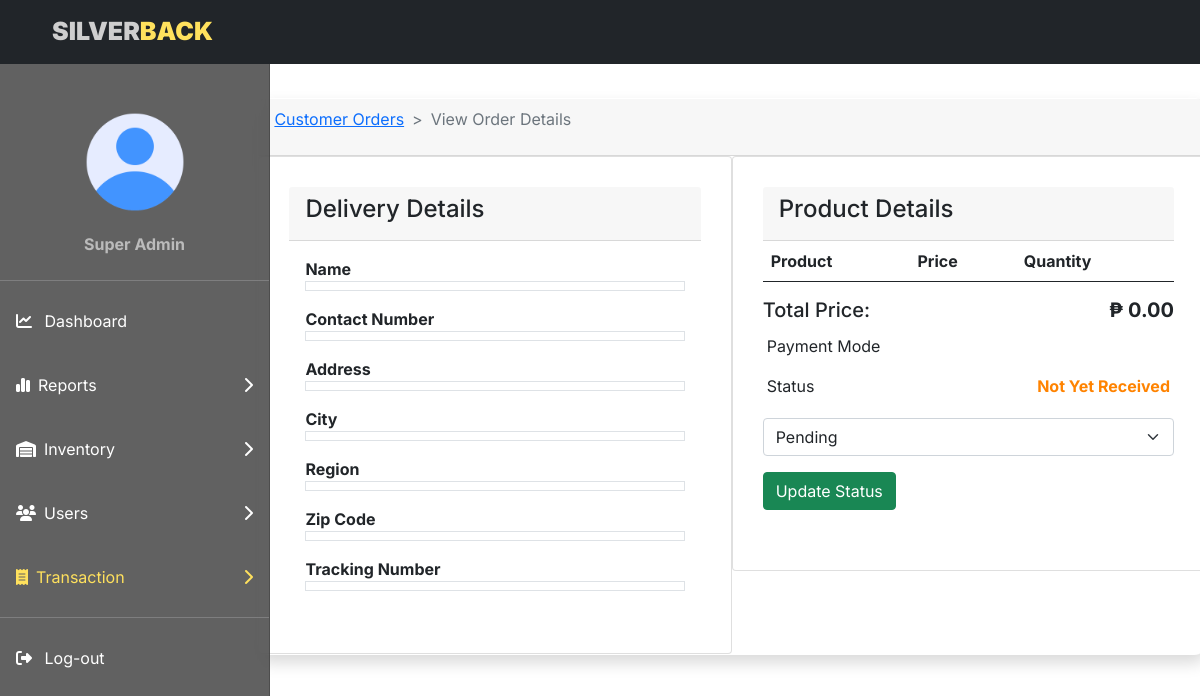
Before: /admin/vieworder.php?track_no=SLVRBCK-10001382784931 (signed in) with the older database file.
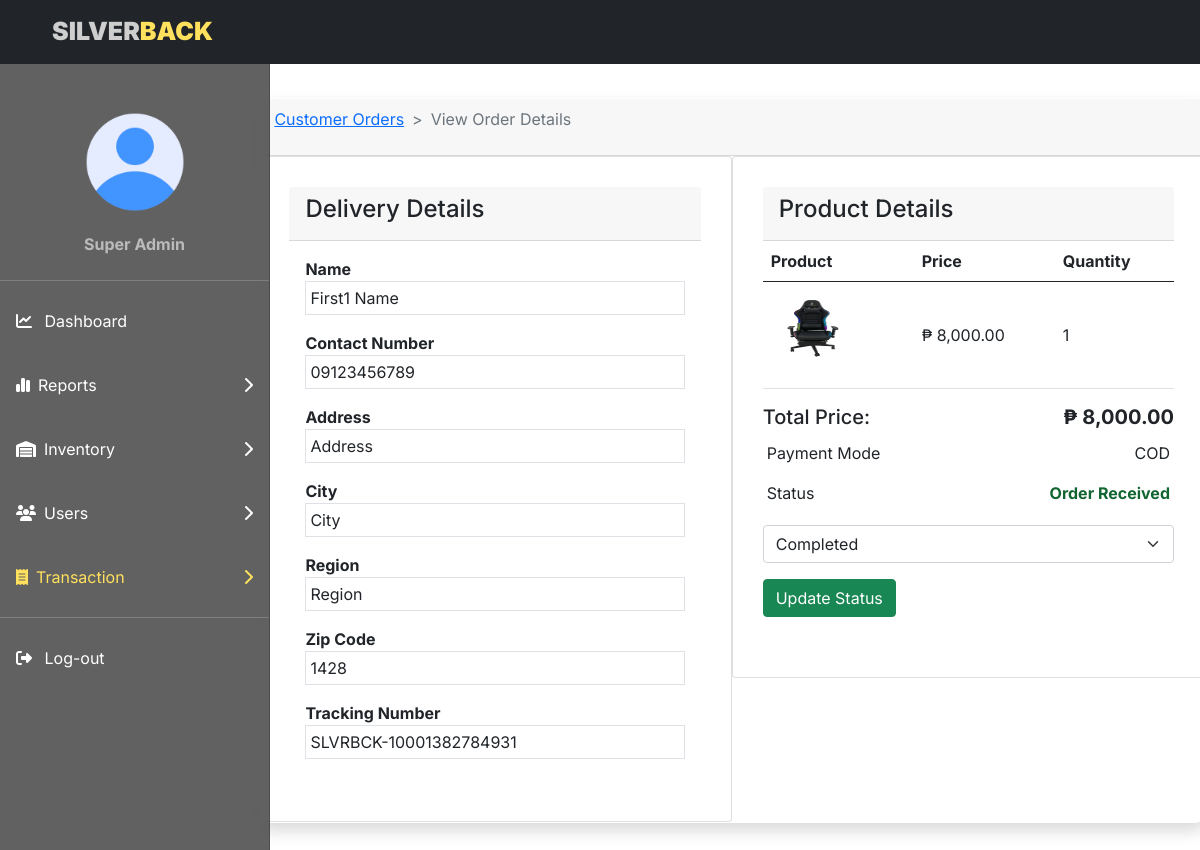
After: the same page with the newer database file.
### tables this page shows
CREATE TABLE `users` (
  `user_id` int(11) NOT NULL,
  `username` varchar(100) NOT NULL,
  `user_email` varchar(100) NOT NULL,
  `user_password` varchar(100) NOT NULL,
  `fname` varchar(50) NOT NULL,
  `lname` varchar(50) NOT NULL,
  `contactnum` varchar(12) NOT NULL,
  `birthday` date NOT NULL,
  `address` varchar(100) NOT NULL,
  `city` varchar(50) NOT NULL,
  `region` varchar(50) NOT NULL,
  `zip` int(10) NOT NULL,
  `image` varchar(100) DEFAULT NULL,
  `role` tinyint(4) NOT NULL DEFAULT 0,
  `ip_add` varchar(12) NOT NULL,
  `token` varchar(40) NOT NULL,
  `created_at` timestamp NOT NULL DEFAULT current_timestamp(),
  `lastactivity` timestamp NULL DEFAULT current_timestamp()
);

CREATE TABLE `orders` (
  `order_id` int(11) NOT NULL,
  `tracking_no` varchar(100) NOT NULL,
  `user_id` int(100) NOT NULL,
  `total_price` decimal(7,2) NOT NULL,
  `payment_mode` varchar(100) NOT NULL,
  `payment_id` varchar(100) DEFAULT NULL,
  `order_status` tinyint(4) NOT NULL DEFAULT 0,
  `order_status1` tinyint(4) NOT NULL DEFAULT 0,
  `comments` varchar(200) DEFAULT NULL,
  `order_date` timestamp NOT NULL DEFAULT current_timestamp()
);

CREATE TABLE `products` (
  `prod_id` int(11) NOT NULL,
  `cat_id` int(11) NOT NULL,
  `prod_name` varchar(50) NOT NULL,
  `prod_index` varchar(50) NOT NULL,
  `prod_description` mediumtext NOT NULL,
  `prod_price` decimal(7,2) NOT NULL,
  `prod_image` varchar(100) NOT NULL,
  `prod_img1` varchar(20) NOT NULL,
  `prod_img2` varchar(20) NOT NULL,
  `prod_img3` varchar(20) NOT NULL,
  `prod_qty` int(11) NOT NULL,
  `prod_status` tinyint(4) NOT NULL,
  `prod_trending` tinyint(4) NOT NULL,
  `prod_keywords` mediumtext NOT NULL,
  `created_at` timestamp NOT NULL DEFAULT current_timestamp()
);

CREATE TABLE `order_item` (
  `oitem_id` int(11) NOT NULL,
  `order_id` int(100) NOT NULL,
  `prod_id` int(100) NOT NULL,
  `oitem_qty` int(100) NOT NULL,
  `oitem_price` decimal(7,2) NOT NULL,
  `oitem_date` timestamp NOT NULL DEFAULT current_timestamp()
);

### admin/functions/functions.php (called while the page is built, shortened)
<?php
include('../connection/connect.php');
function getProfile(){
    global $conn;
    $q = "SELECT * FROM users WHERE role = '1' ";
    return $q_run = mysqli_query($conn, $q);
}

### admin/vieworder.php (the view, shortened to what the rows shown need)
<?php
include('./admin.php');
if (isset($_GET['track_no'])) {
    $order_data = $_GET['track_no'];
    $q = "SELECT o.*,o.order_status AS stat, o.order_status1 AS stat1, o.total_price AS totalp, o.user_id, u.*,u.user_id FROM orders AS o INNER JOIN users u ON o.user_id = u.user_id WHERE tracking_no = '$order_data'";
    $res = mysqli_query($conn, $q);
?>
    <?php
} else {
    ?>
    <h4>Something Went Wrong</h4>
<?php
    die();
}
$d = mysqli_fetch_array($res);
?>
<!DOCTYPE html>
<html lang="en">
<head>
    <link href="https://cdn.jsdelivr.net/npm/bootstrap@5.0.2/dist/css/bootstrap.min.css" rel="stylesheet">
    <link rel="stylesheet" href="https://cdnjs.cloudflare.com/ajax/libs/font-awesome/6.2.1/css/all.min.css">
    <link rel="stylesheet" href="//cdn.jsdelivr.net/npm/alertifyjs@1.13.1/build/css/alertify.min.css" />
    <link rel="stylesheet" href="//cdn.jsdelivr.net/npm/alertifyjs@1.13.1/build/css/themes/bootstrap.min.css" />
    <link rel="stylesheet" type="text/css" href="home.css" />
</head>
<body>
    <div style="background: rgba( 70, 70, 70, 0.85 );
    backdrop-filter: blur( 15px );
    -webkit-backdrop-filter: blur( 15px ); top:64px" class="offcanvas offcanvas-start sidebar-nav" tabindex="-1" id="sidebar">
        <div class="offcanvas-body p-0">
            <nav class="navbar-dark">
                <ul class="navbar-nav">
                    <br><br>
                    <div class="uprofile">
                        <?php
                        $profile = getProfile();
                        if (mysqli_num_rows($profile) > 0) {
                            foreach ($profile as $dp => $pro) {
                        ?>
                                <center class="profile">
                                    <img src='./profile/<?php echo $pro['image'] ?>' style="width:100px;height:100px;border-radius: 50%" />
                                    <p style="color: #bbb;font-weight: 700;margin-top:20px;margin-bottom: 10px"><?php echo $pro['fname'] ?> <?php echo $pro['lname'] ?></p>
                                </center>
                        <?php
                            }
                        }
                        ?>
                    </div>
                </ul>
            </nav>
        </div>
    </div>
    <div class="container">
        <div class="row">
            <div class="col-md-12 py-md-5 mx-md-5">
                <div class="card1 shadow">
                    <div class="col-md-6 float-end">
                        <div class="card">
                            <table class="table">
                                <thead>
                                    <tr>
                                        <th>Product</th>
                                        <th>Price</th>
                                        <th>Quantity</th>
                                    </tr>
                                </thead>
                                <tbody>
                                    <?php
                                    $o_query = "SELECT o.order_id, o.tracking_no, o.user_id, oi.*,oi.oitem_qty AS order_qty,p.*,p.prod_image AS prod_image,u.*,u.user_id FROM orders o INNER JOIN users AS u ON o.user_id = u.user_id INNER JOIN order_item oi ON o.order_id = oi.order_id INNER JOIN products p ON oi.prod_id = p.prod_id WHERE o.tracking_no = '$order_data' ";
                                    $oq_run = mysqli_query($conn, $o_query);
                                    if (mysqli_num_rows($oq_run) > 0) {
                                        foreach ($oq_run as $itemdt => $output) {
                                    ?>
                                            <tr>
                                                <td class="align-middle">
                                                    <img src="./images/<?php echo $output['prod_image']; ?>" alt="<?php echo $output['prod_name']; ?>" style="width: 90px; height: 90px;">
                                                </td>
                                                <td class="align-middle">₱ <?php echo number_format($output['prod_price'] * $output['order_qty'], 2) ?></td>
                                                <td class="align-middle"><?php echo $output['order_qty'] ?></td>
                                            </tr>
                                    <?php
                                        }
                                    }
                                    ?>
                                </tbody>
                            </table>
                            <h5>Total Price: <span class="float-end fw-bold">₱ <?= number_format($d['totalp'], 2); ?></span></h5>
                            <p class="p-1 mb-2">
                                <label for="">Payment Mode</label>
                                <span class="float-end"><?php echo $d['payment_mode']; ?></span>
                            </p>
                            <p class="p-1 mb-3">
                            <form action="./code.php" method="POST">
                                <select name="o_status" class="form-select">
                                    <?php
                                    if ($d['stat'] == 0) {
                                    ?>
                                        <option value="0" <?= $d['order_status'] == 0 ? "Selected" : "" ?>>Pending</option>
                                        <option value="1" <?= $d['order_status'] == 1 ? "Selected" : "" ?>>On Delivery</option>
                                    <?php
                                    } elseif ($d['stat'] == 1 && $d['stat1'] == 0) {
                                    ?>
                                        <option value="0" <?= $d['order_status'] == 0 ? "Selected" : "" ?>>Pending</option>
                                        <option value="1" <?= $d['order_status'] == 1 ? "Selected" : "" ?>>On Delivery</option>
                                    <?php
                                    } else {
                                    ?>
                                        <option value="2" <?= $d['order_status'] == 2 ? "Selected" : "" ?>>Completed</option>
                                    <?php
                                    }
                                    ?>
                                </select>
                                <button type="submit" class="btn btn-success mt-3" name="update_order">Update Status</button>
                            </form>
                            </p>
                        </div>
                    </div>
                    <div class="col-md-6">
                        <div class="card">
                            <div class="card-body">
                                <div class="row">
                                    <div class="col-md-12">
                                        <div class="row">
                                            <div class="col-md-12 mb-3">
                                                <label class="fw-bold">Name</label>
                                                <div class="border p-1">
                                                    <?= $d['fname']; ?> <?= $d['lname']; ?>
                                                </div>
                                            </div>
                                            <div class="col-md-12 mb-3">
                                                <label class="fw-bold">Contact Number</label>
                                                <div class="border p-1">
                                                    <?= $d['contactnum']; ?>
                                                </div>
                                            </div>
                                            <div class="col-md-12 mb-3">
                                                <label class="fw-bold">Address</label>
                                                <div class="border p-1">
                                                    <?= $d['address']; ?>
                                                </div>
                                            </div>
                                            <div class="col-md-12 mb-3">
                                                <label class="fw-bold">City</label>
                                                <div class="border p-1">
                                                    <?= $d['city']; ?>
                                                </div>
                                            </div>
                                            <div class="col-md-12 mb-3">
                                                <label class="fw-bold">Region</label>
                                                <div class="border p-1">
                                                    <?= $d['region']; ?>
                                                </div>
                                            </div>
                                            <div class="col-md-12 mb-3">
                                                <label class="fw-bold">Zip Code</label>
                                                <div class="border p-1">
                                                    <?= $d['zip']; ?>
                                                </div>
                                            </div>
                                            <div class="col-md-12 mb-3">
                                                <label class="fw-bold">Tracking Number</label>
                                                <div class="border p-1">
                                                    <?= $d['tracking_no']; ?>
                                                </div>
                                            </div>
                                        </div>
                                    </div>
                                </div>
                            </div>
                        </div>
                    </div>
                </div>
            </div>
        </div>
    </div>
</body>
</html>

Changed rows visible on the page:
added orders: products.prod_image+prod_name (picture), products.prod_price "8,000.00", order_item.oitem_qty "1", total_price "8,000.00", payment_mode "COD", o_status "Completed", user.fname "First1", user.lname "Name", user.contactnum "09123456789", user.address "Address", user.city "City", user.region "Region", user.zip "1428", tracking_no "SLVRBCK-10001382784931"
Other visible differences:
$d['totalp']: "0.00" → (not shown)
form field o_status: "Pending" → (not shown)
text no longer shown: "Not Yet Received"
text now shown: "Order Received"
